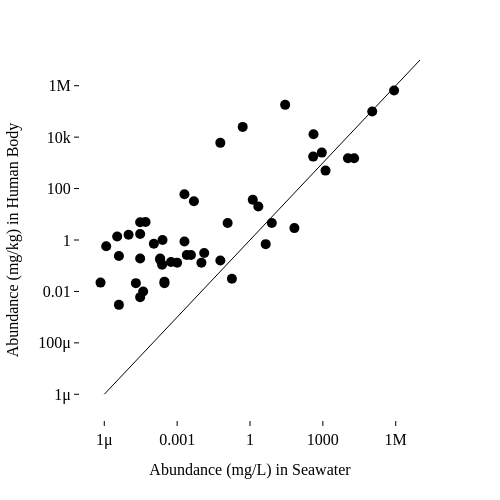

Write notebook code for a chart like this one.
### Markdown cell above
## Human vs Seawater

Let us compare humans to seawater

### Code cell
# create a scatter plot of the abundance of elements in seawater (x-axis) vs. the abundance of elements in the human body (y-axis) using plotly express, with log scale for both axes and custom hovertemplate to show element name and abundance values in both axes, and add a line y = x to the plot to show where the points would lie if the abundance in the biosphere was equal to the abundance in the crust.
# make the plot  interactive using plotly express so that mouseover reveals elemnt symbol
# set size of plot to 4x4 inches and use log scale for y-axis to better visualize the relationship between abundance and atomic number, especially for elements with low abundance.

import plotly.express as px

# fig will contain the traces and layout of the plot, and can be modified
fig = px.scatter(df, 
                x="W1",
                y="human", 
                width=500, height=500, 
                hover_data=["symbol"], 
                log_y=True, log_x=True, 
                )
# update the traces to add custom hovertemplate and marker styling
fig.update_traces(   
    customdata=df[["name"]],
    hovertemplate=
    "seawater: %{x:,}<br>" +
    "human: %{y:,}<br>" +
    "Sample: %{customdata[0]}<extra></extra>",
    mode="markers",
    marker=dict(size=10, color="black", opacity=1,),
    line=None,
    selector=dict(mode="markers")
    )

# add a line y = x to the plot to show where the points would lie if the abundance 
# in the biosphere was equal to the abundance in the crust. 
trace = px.line(final_df, x=[1e-6, 1e7], y=[1e-6, 1e7]).data[0]
trace.update(line=dict(color="black", width=1, dash="solid"),   # "solid", "dash", "dot", "dashdot"
             opacity = 1,
             name="x = y")

fig.add_trace(trace)

range = [-7,7]
# Style the plot using tufte style
fig.update_layout(
    template="simple_white",
    font=dict(
        family="Palatino, Garamond, Computer Modern, Times New Roman",     # e.g. "Times New Roman", "Helvetica", "Computer Modern"
        size=16,
        color="black"
    ),
    title = None,
    title_font_size=14,
    xaxis_title="Abundance (mg/L) in Seawater",
    yaxis_title="Abundance (mg/kg) in Human Body",
    xaxis_title_font_size=16,
    yaxis_title_font_size=16,
    xaxis=dict(
        showline=False,
        linewidth=1,
        linecolor='black',
        ticks='outside',
        tickwidth=1,
        tickcolor='black',
        ticklen=5,
        range=range
    ),
    yaxis=dict(
        showline=False,
        linewidth=1,
        linecolor='black',
        ticks='outside',
        tickwidth=1,
        tickcolor='black',
        ticklen=5,
        range=range,
    )
)

fig.write_html("plot_abundance_human_crust1.html", include_plotlyjs="cdn")
fig.show()

### Figure 1 — Plotly figure (JSON) as saved in the notebook; plotly's stock layout.template omitted (floating-point values rounded to 4 significant figures)
{"data": [{"customdata": [["Hydrogen"], ["Helium"], ["Lithium"], ["Beryllium"], ["Boron"], ["Carbon"], ["Nitrogen"], ["Oxygen"], ["Fluorine"], ["Neon"], ["Sodium"], ["Magnesium"], ["Aluminum"], ["Silicon"], ["Phosphorus"], ["Sulfur"], ["Chlorine"], ["Argon"], ["Potassium"], ["Calcium"], ["Scandium"], ["Titanium"], ["Vanadium"], ["Chromium"], ["Manganese"], ["Iron"], ["Cobalt"], ["Nickel"], ["Copper"], ["Zinc"], ["Gallium"], ["Germanium"], ["Arsenic"], ["Selenium"], ["Bromine"], ["Krypton"], ["Rubidium"], ["Strontium"], ["Yttrium"], ["Zirconium"], ["Niobium"], ["Molybdenum"], ["Ruthenium"], ["Silver"], ["Cadmium"], ["Indium"], ["Tin"], ["Antimony"], ["Tellurium"], ["Iodine"], ["Cesium"], ["Barium"], ["Lanthanum"], ["Cerium"], ["Samarium"], ["Tantalum"], ["Tungsten"], ["Gold"], ["Mercury"], ["Thallium"], ["Lead"], ["Bismuth"], ["Radium"], ["Thorium"], ["Uranium"]], "hovertemplate": "seawater: %{x:,}<br>human: %{y:,}<br>Sample: %{customdata[0]}<extra></extra>", "legendgroup": "", "line": {}, "marker": {"color": "black", "opacity": 1, "size": 10, "symbol": "circle"}, "mode": "markers", "name": "", "orientation": "v", "showlegend": false, "type": "scatter", "x": [108000.0, 7e-06, 0.18, 5.6e-06, 4.44, 28.0, 0.5, 857000.0, 1.3, 0.00012, 10800.0, 1290.0, 0.002, 2.2, 0.06, 905.0, 19400.0, 0.45, 399.0, 412.0, 6e-07, 0.001, 0.0025, 0.0003, 0.0002, 0.002, 2e-05, 0.00056, 0.00025, 0.0049, 3e-05, 5e-05, 0.0037, 0.0002, 67.3, 0.00021, 0.12, 7.9, 1.3e-05, 3e-05, 1e-05, 0.01, 7e-07, 4e-05, 0.00011, 0.02, 4e-06, 0.00024, NaN, 0.06, 0.0003, 0.013, 3.4e-06, 1.2e-06, 4.5e-07, 2e-06, 0.0001, 4e-06, 3e-05, 1.9e-05, 3e-05, 2e-05, 8.9e-11, 1e-06, 0.0032], "xaxis": "x", "y": [100000.0, 2.039e-14, 0.031, NaN, 0.69, 180000.0, 25000.0, 650000.0, 37.0, 8.5e-17, 1500.0, 500.0, 0.87, 20.0, 6000.0, 2500.0, 1500.0, 4.25e-17, 1750.0, 13000.0, NaN, 0.13, 0.26, 0.024, 0.17, 60.0, 0.021, 0.14, 1.0, 32.0, 4.9, 5.0, 0.26, 0.19, 2.9, 2.125e-17, 4.6, 4.6, NaN, 0.006, 1.6, 0.13, 0.022, 0.01, 0.72, NaN, 0.24, 0.11, 0.12, 0.16, 0.021, 0.31, 1.37, 0.57, NaN, NaN, NaN, 0.003, 0.19, NaN, 1.7, NaN, NaN, NaN, NaN], "yaxis": "y"}, {"hovertemplate": "x=%{x}<br>y=%{y}<extra></extra>", "legendgroup": "", "line": {"color": "black", "dash": "solid", "width": 1}, "marker": {"symbol": "circle"}, "mode": "lines", "name": "x = y", "opacity": 1, "orientation": "v", "showlegend": false, "type": "scatter", "x": [1e-06, 10000000.0], "xaxis": "x", "y": [1e-06, 10000000.0], "yaxis": "y"}], "layout": {"font": {"color": "black", "family": "Palatino, Garamond, Computer Modern, Times New Roman", "size": 16}, "height": 500, "legend": {"tracegroupgap": 0}, "margin": {"t": 60}, "title": {"font": {"size": 14}}, "width": 500, "xaxis": {"anchor": "y", "domain": [0, 1], "linecolor": "black", "linewidth": 1, "range": [-7, 7], "showline": false, "tickcolor": "black", "ticklen": 5, "ticks": "outside", "tickwidth": 1, "title": {"font": {"size": 16}, "text": "Abundance (mg/L) in Seawater"}, "type": "log"}, "yaxis": {"anchor": "x", "domain": [0, 1], "linecolor": "black", "linewidth": 1, "range": [-7, 7], "showline": false, "tickcolor": "black", "ticklen": 5, "ticks": "outside", "tickwidth": 1, "title": {"font": {"size": 16}, "text": "Abundance (mg/kg) in Human Body"}, "type": "log"}}}
